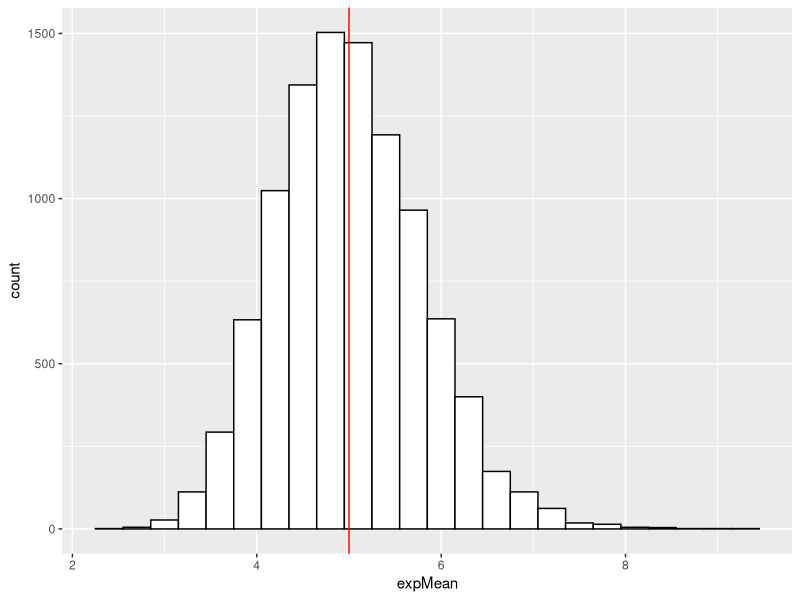
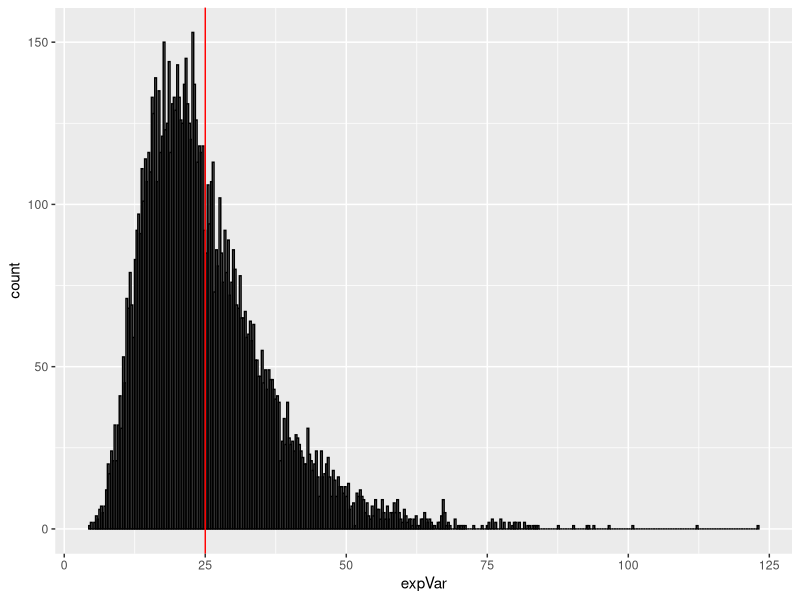

The R source for these figures, in order:
## ---- chunk 1
#number of simulations to run
simnum <- 10000

#number of distributions to generate
exp_n <- 40

#exponential distribution parameters
exp_lambda <- 0.2
expMean <- NULL
expVar <-NULL
for (a in 1:simnum) {
    expMean = c(expMean, mean(rexp(exp_n, exp_lambda)))
    expVar = c(expVar, var(rexp(exp_n, exp_lambda)))
}
## ---- chunk 2
#load ggplot2
library(ggplot2)

#Compare Means
popMean <- 1 / exp_lambda
simMean <- mean(expMean)
popMean
simMean

#Compare Means visually
plt <- ggplot() + aes(expMean) + 
    geom_histogram(binwidth = 0.3, colour = "black", fill = "white") +
    geom_vline(xintercept = 1 / exp_lambda, colour = "red")
plt
## ---- chunk 3
#use Freedman-Diaconis rule for binwidth
bw <- round(diff(range(expVar) / (2 * IQR(expVar) / length(expVar)^(1/3))))

#Compare Variances
popVariance <- (1 / exp_lambda) ^ 2
simVariance <- mean(expVar)
popVariance
simVariance

#compare Variances visually
plt.two <- ggplot() + aes(expVar) +
    geom_histogram(binwidth = 0.3, colour = "black", fill = "white") +
    geom_vline(binwidth = bw, xintercept = (1 / exp_lambda)^2, colour = "red")
plt.two
